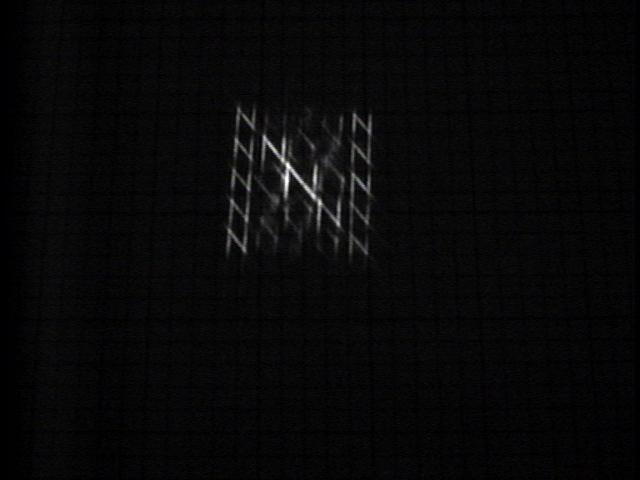
%> input picture processedData/FT/snap-unknown-20180313-114925-1.jpeg, 640 x 480 px
$ octave ft.m   (GNU Octave 9; MATLAB toolbox functions it lacks are replaced by stand-ins)
%> lines starting %> are read from the running program, lines starting %| are printed output that depends on the picture
clear;
image = rgb2gray(imread('snap-unknown-20180313-114925-1.jpeg'));
%> image: size 480x640 uint8; min 0, max 255, mean 8
fort  = abs(fft(image));
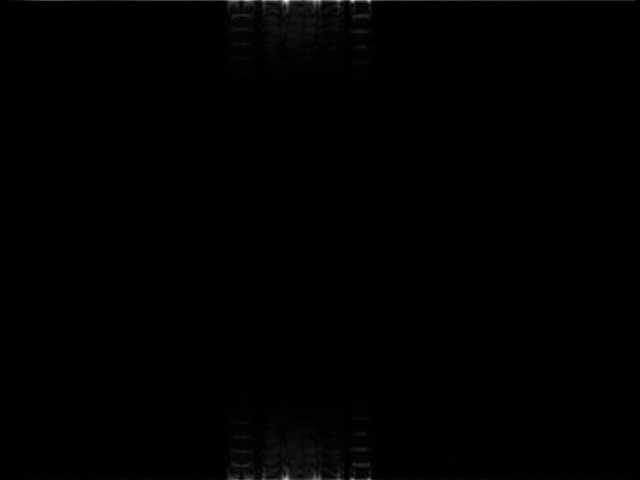
%> fort: size 480x640 double; min 0, max 13650, mean 79.4; drawn with min black and max white
mesh(fort);
view([0,0]);
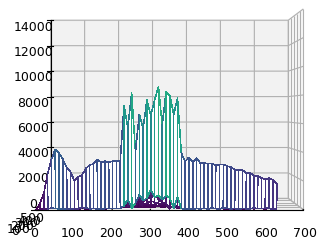
%> figure redrawn from the program's plot data
% [4 lines of commented-out code are left out]

$ run again, with processedData/FT/45.jpeg copied over processedData/FT/snap-unknown-20180313-114925-1.jpeg
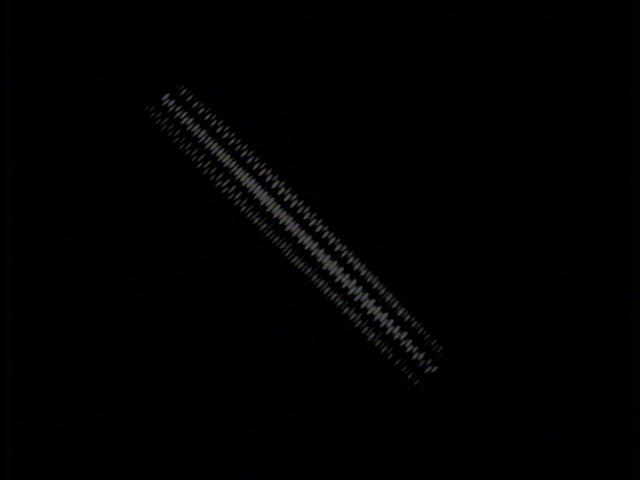
%> input picture processedData/FT/45.jpeg, 640 x 480 px
%> `fort  = abs(fft(image));`:
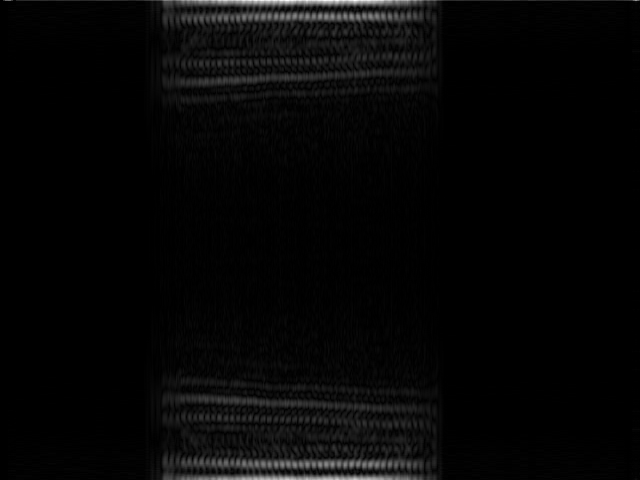
%> fort: size 480x640 double; min 0, max 2333, mean 59.9; drawn with min black and max white
%> `view([0,0]);`:
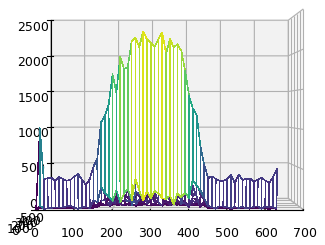
%> figure redrawn from the program's plot data

$ run again, with processedData/FT/snap-unknown-20180313-113721-1.jpeg copied over processedData/FT/snap-unknown-20180313-114925-1.jpeg
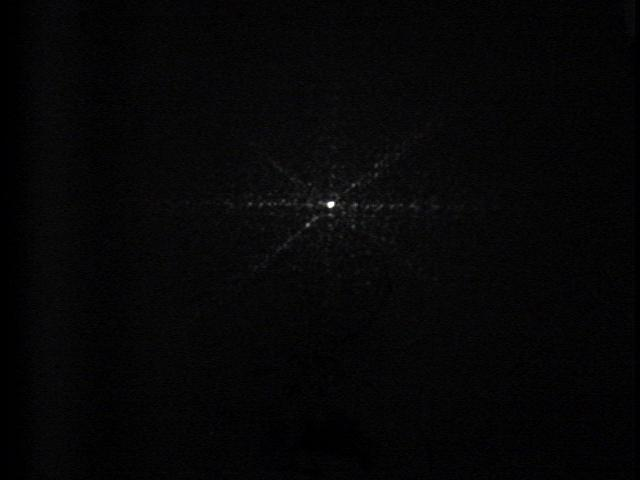
%> input picture processedData/FT/snap-unknown-20180313-113721-1.jpeg, 640 x 480 px
%> `view([0,0]);`:
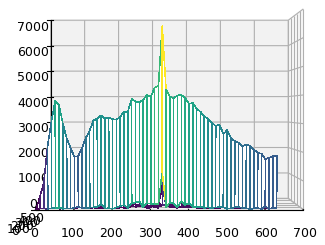
%> figure redrawn from the program's plot data

$ run again, with processedData/FT/snap-unknown-20180313-114640-1.jpeg copied over processedData/FT/snap-unknown-20180313-114925-1.jpeg
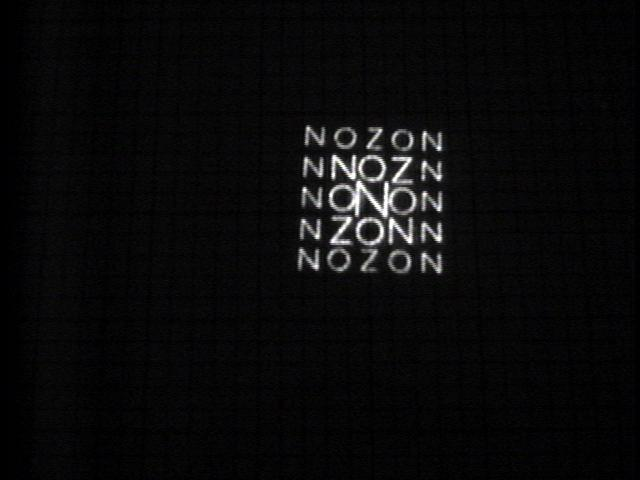
%> input picture processedData/FT/snap-unknown-20180313-114640-1.jpeg, 640 x 480 px
%> `fort  = abs(fft(image));`:
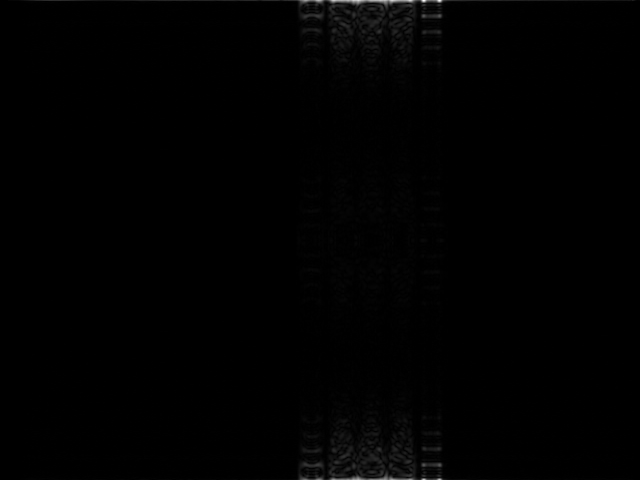
%> fort: size 480x640 double; min 0, max 21438, mean 136.3; drawn with min black and max white
%> `view([0,0]);`:
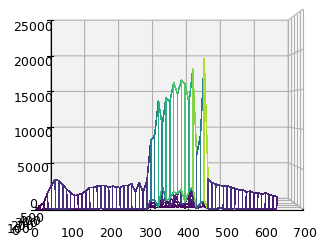
%> figure redrawn from the program's plot data
